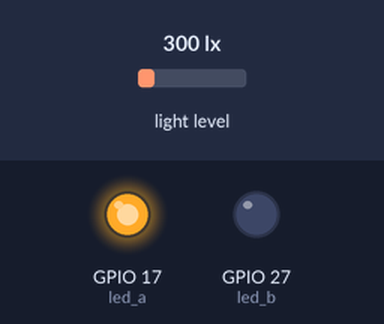
The program below on a simulated Raspberry Pi (BCM pin numbers). Parts: output pins drawn as LEDs (lit = HIGH). The test bench sets the inputs (shaded band); at power-on: light level 300 lx. No MQTT or app messages arrive unless stated; requests to the public web service named in the program get a made-up reply in its usual format after 0.4 s (London, UTC, broken clouds, 64 % humidity, 1013 hPa unless stated); what the program prints to the terminal is not drawn.

Above: at 0.2 s.
Timing chart, 0 to 1.7 s (numbered marks = the images above):
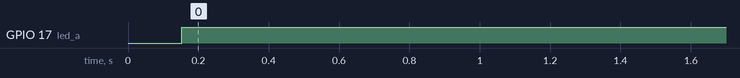

The program:

Lightsensor.py
```python
import time
import board
import busio
import paho.mqtt.client as mqtt
import requests
from gpiozero import LED

# GPIO pins
led_a = LED(17)   # Above threshold
led_b = LED(27)   # Below threshold

THRESHOLD = 150

# MQTT
BROKER = "localhost"
TOPIC_LUX = "sensors/light"
TOPIC_STATUS = "sensors/light/status"

# ThingSpeak
THINGSPEAK_API_KEY = "ZX6HZ4UTT30E689J"
THINGSPEAK_URL = "https://api.thingspeak.com/update"

# MQTT client
client = mqtt.Client()
client.connect(BROKER, 1883, 60)

# I2C setup for BH1750
scl_pin = board.D3
sda_pin = board.D2

i2c = busio.I2C(scl_pin, sda_pin)

ADDRESS = 0x23
COMMAND_HIGH_RES = bytearray([0x10])


def get_value():
    result = bytearray(2)

    i2c.writeto_then_readfrom(
        ADDRESS,
        COMMAND_HIGH_RES,
        result
    )

    lux = ((result[0] << 8) | result[1]) / 1.2

    return lux


def send_to_thingspeak(lux, led_a_status, led_b_status):

    payload = {
        "api_key": THINGSPEAK_API_KEY,
        "field1": round(lux, 1),
        "field2": led_a_status,
        "field3": led_b_status
    }

    try:
        response = requests.post(
            THINGSPEAK_URL,
            data=payload,
            timeout=5
        )

        if response.status_code == 200:
            print("ThingSpeak update succesvol")
        else:
            print(f"ThingSpeak fout: {response.status_code}")

    except Exception as e:
        print(f"ThingSpeak verbinding mislukt: {e}")


print("Starting BH1750 + LEDs + MQTT")

try:

    while True:

        lux = get_value()

        print(f"Light: {lux:.1f} lux")

        # MQTT publish lux value
        client.publish(TOPIC_LUX, f"{lux:.1f}")

        if lux > THRESHOLD:

            led_a.on()
            led_b.off()

            led_a_status = 1
            led_b_status = 0

            client.publish(
                TOPIC_STATUS,
                "LED_A_ON LED_B_OFF"
            )

        else:

            led_a.off()
            led_b.on()

            led_a_status = 0
            led_b_status = 1

            client.publish(
                TOPIC_STATUS,
                "LED_A_OFF LED_B_ON"
            )

        # Send data to ThingSpeak
        send_to_thingspeak(
            lux,
            led_a_status,
            led_b_status
        )

        # ThingSpeak minimum update interval
        time.sleep(15)

except KeyboardInterrupt:
    print("Stopped")

finally:
    led_a.off()
    led_b.off()
    client.disconnect()
```

Measured:
- by itself, GPIO 17 (led_a): LOW → HIGH at 0.15 s
